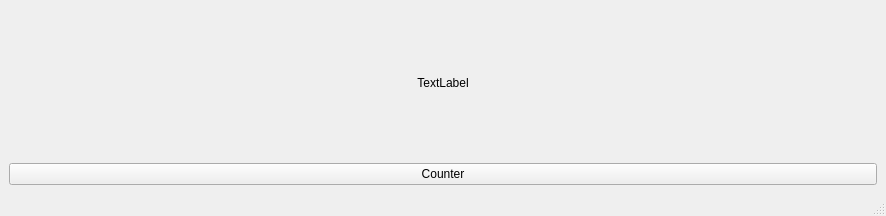
<?xml version="1.0" encoding="UTF-8"?>
<ui version="4.0">
 <class>MainWindow</class>
 <widget class="QMainWindow" name="MainWindow">
  <property name="geometry">
   <rect>
    <x>0</x>
    <y>0</y>
    <width>886</width>
    <height>216</height>
   </rect>
  </property>
  <property name="windowTitle">
   <string>MainWindow</string>
  </property>
  <widget class="QWidget" name="centralwidget">
   <layout class="QVBoxLayout" name="verticalLayout">
    <item>
     <widget class="QLabel" name="label">
      <property name="text">
       <string>TextLabel</string>
      </property>
      <property name="alignment">
       <set>Qt::AlignCenter</set>
      </property>
     </widget>
    </item>
    <item>
     <widget class="QPushButton" name="pushButton">
      <property name="text">
       <string>Counter</string>
      </property>
     </widget>
    </item>
   </layout>
  </widget>
  <widget class="QMenuBar" name="menubar">
   <property name="geometry">
    <rect>
     <x>0</x>
     <y>0</y>
     <width>886</width>
     <height>26</height>
    </rect>
   </property>
  </widget>
  <widget class="QStatusBar" name="statusbar"/>
 </widget>
 <resources/>
 <connections/>
</ui>
